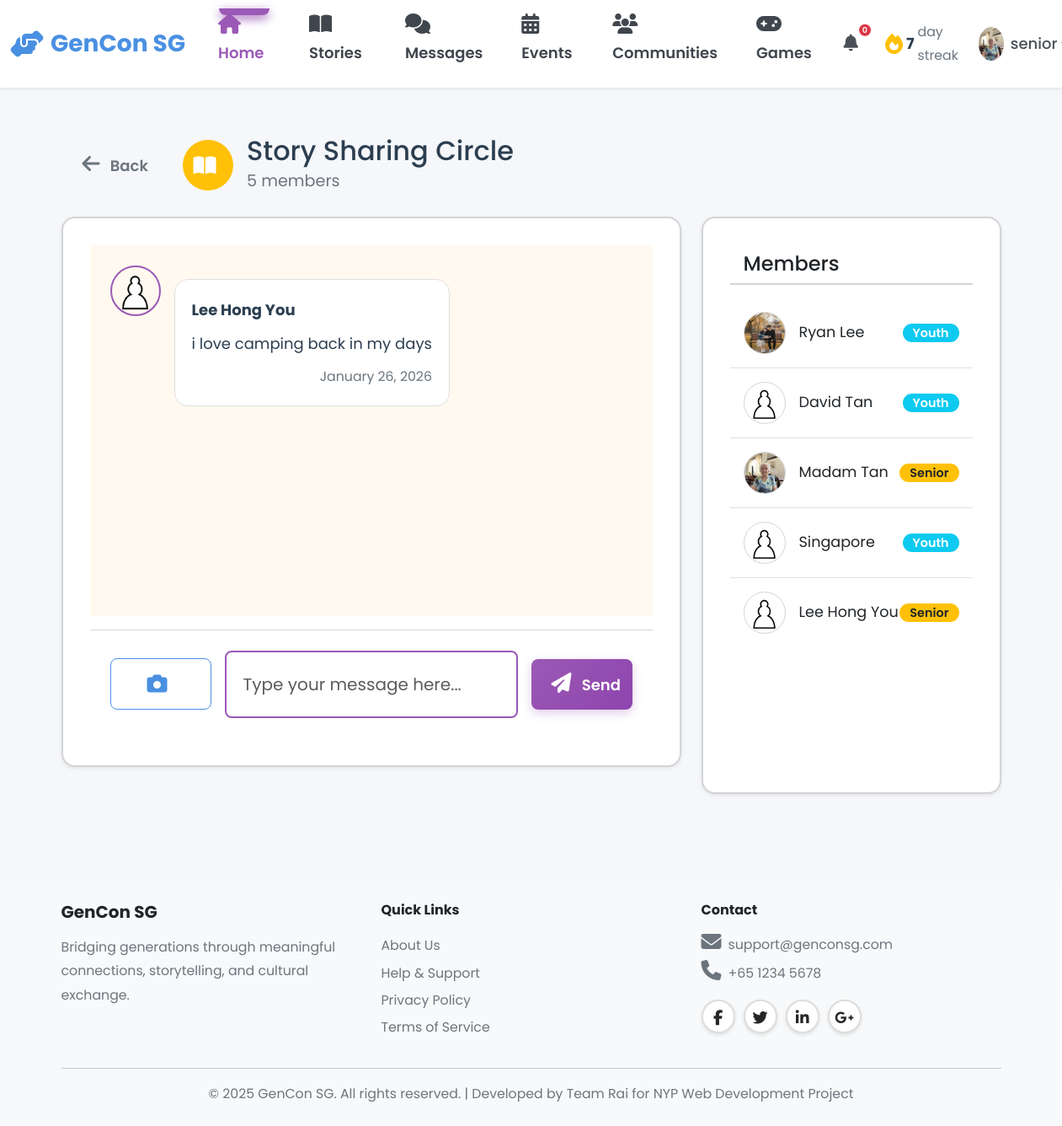
Page /senior/communities/3 (signed in) on the earlier database version.
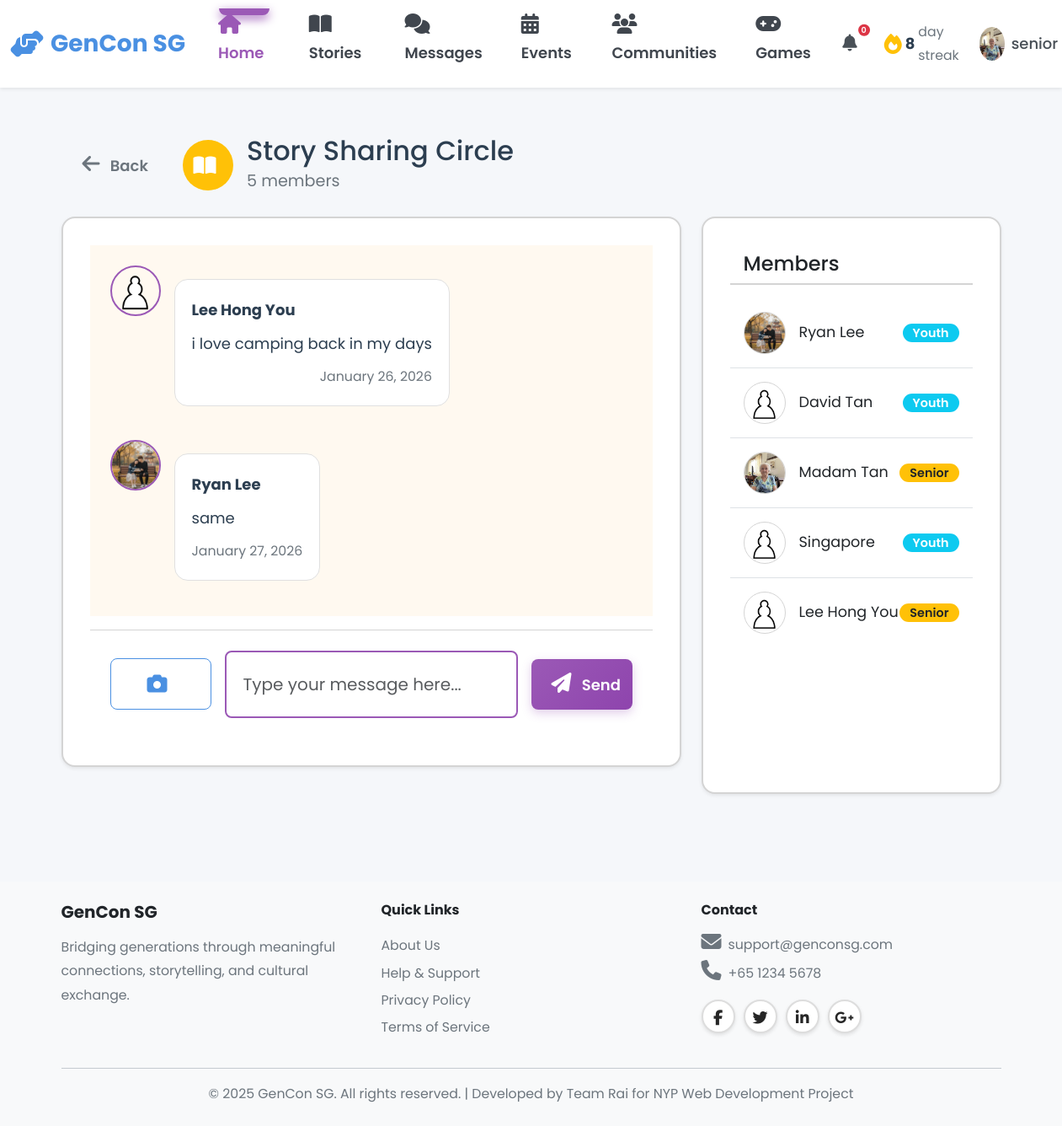
Same page on the later database version.
### models.py (models this page shows, shortened)
class CommunityPost(db.Model):
    __tablename__ = 'community_posts'
    id = db.Column(db.Integer, primary_key=True)
    community_id = db.Column(db.Integer, db.ForeignKey('communities.id'), nullable=False, index=True)
    user_id = db.Column(db.Integer, db.ForeignKey('users.id'), nullable=False, index=True)
    content = db.Column(db.Text, nullable=True)
    photo_url = db.Column(db.String(255))
    created_at = db.Column(db.DateTime, default=datetime.utcnow, nullable=False)
    community = db.relationship('Community', back_populates='posts')
    user = db.relationship('User')

class User(db.Model):
    __tablename__ = 'users'
    id = db.Column(db.Integer, primary_key=True)
    username = db.Column(db.String(80), unique=True, nullable=False, index=True)
    password_hash = db.Column(db.String(255), nullable=False)
    email = db.Column(db.String(120), unique=True, nullable=False, index=True)
    full_name = db.Column(db.String(120), nullable=False)
    phone = db.Column(db.String(20))
    age = db.Column(db.Integer, nullable=False)
    bio = db.Column(db.Text)  # User biography
    school = db.Column(db.String(255))  # School or organization for youth
    role = db.Column(db.String(20), nullable=False)  # 'senior', 'youth', or 'admin'
    elo = db.Column(db.Integer, default=1200) # Default ELO rating
    profile_picture = db.Column(db.String(255), default='images/default-avatar.png')
    disable_reason = db.Column(db.Text)
    interests_json = db.Column(db.Text)  # Stores interests as JSON array
    languages_json = db.Column(db.Text)  # Stores languages as JSON array
    accessibility_settings_json = db.Column(db.Text)  # Stores settings as JSON object
    created_at = db.Column(db.DateTime, default=datetime.utcnow, nullable=False)
    last_active = db.Column(db.DateTime, default=datetime.utcnow, nullable=False)
    is_active = db.Column(db.Boolean, default=True)
    stories = db.relationship('Story', back_populates='user', lazy='dynamic')
    sent_messages = db.relationship('Message', foreign_keys='Message.sender_id',
                                   back_populates='sender', lazy='dynamic')
    received_messages = db.relationship('Message', foreign_keys='Message.recipient_id',
                                       back_populates='recipient', lazy='dynamic')
    senior_pairs = db.relationship('Pair', foreign_keys='Pair.senior_id',
                                   back_populates='senior', lazy='dynamic')
    youth_pairs = db.relationship('Pair', foreign_keys='Pair.youth_id',
                                 back_populates='youth', lazy='dynamic')
    streak = db.relationship('Streak', back_populates='user', uselist=False)
    badges = db.relationship('Badge', back_populates='user', lazy='dynamic')
    checkins = db.relationship('Checkin', back_populates='user', lazy='dynamic')
    @property
    def interests(self):
        """Get interests as Python list from JSON string."""
        if self.interests_json:
            return json.loads(self.interests_json)
        return []
    @interests.setter
    def interests(self, value):
        """Set interests from Python list, store as JSON string."""
        self.interests_json = json.dumps(value)
    @property
    def languages(self):
        """Get languages as Python list from JSON string."""
        if self.languages_json:
            return json.loads(self.languages_json)
        return []
    @languages.setter
    def languages(self, value):
        """Set languages from Python list, store as JSON string."""
        self.languages_json = json.dumps(value)
    @property
    def accessibility_settings(self):
        """Get accessibility settings as Python dict from JSON string."""
        if self.accessibility_settings_json:
            return json.loads(self.accessibility_settings_json)
        return {}

class CommunityMember(db.Model):
    __tablename__ = 'community_members'
    id = db.Column(db.Integer, primary_key=True)
    community_id = db.Column(db.Integer, db.ForeignKey('communities.id'), nullable=False, index=True)
    user_id = db.Column(db.Integer, db.ForeignKey('users.id'), nullable=False, index=True)
    joined_at = db.Column(db.DateTime, default=datetime.utcnow, nullable=False)
    last_viewed_at = db.Column(db.DateTime, default=datetime.utcnow)
    community = db.relationship('Community', back_populates='members')
    user = db.relationship('User')
    __table_args__ = (db.UniqueConstraint('community_id', 'user_id', name='unique_community_user'),)

### blueprints/senior.py (the view)
@senior_bp.route('/communities/<int:community_id>')
@login_required
def view_community(community_id):
    community = Community.query.get_or_404(community_id)
    user_id = session['user_id']
    member = CommunityMember.query.filter_by(
        community_id=community_id,
        user_id=user_id
    ).first()
    if not member:
        flash('You must join this community to view the chat.', 'warning')
        return redirect(url_for('senior.communities'))
    member.last_viewed_at = datetime.utcnow()
    db.session.commit()
    posts = CommunityPost.query.filter_by(community_id=community_id)\
        .order_by(CommunityPost.created_at.asc()).all()
    members = community.members.all()
    return render_template('senior/community_chat.html', community=community, posts=posts, user_id=user_id, members=members)

### app.py (called while the page is built)
@app.context_processor
def inject_user():
    user_streak = 0
    if 'user_id' in session:
        from models import Streak
        streak = Streak.query.filter_by(user_id=session['user_id']).first()
        if streak:
            user_streak = streak.current_streak
    return dict(session=session, user_streak=user_streak)

@app.after_request
def add_security_headers(response):
    csp = (
        "default-src 'self'; "
        "script-src 'self' 'unsafe-inline' 'unsafe-eval' blob: https://cdn.jsdelivr.net https://cdnjs.cloudflare.com; "
        "style-src 'self' 'unsafe-inline' https://cdn.jsdelivr.net https://cdnjs.cloudflare.com https://fonts.googleapis.com; "
        "font-src 'self' https://cdnjs.cloudflare.com https://fonts.gstatic.com; "
        "img-src 'self' data: blob: https:; "
        "connect-src 'self' ws: wss: https://cdn.jsdelivr.net https://cdnjs.cloudflare.com; "
        "worker-src 'self' blob:;"
    )
    response.headers['Content-Security-Policy'] = csp
    return response

### templates/senior/community_chat.html (shortened to what the changed rows need)
{% extends "base.html" %}
{% block body_class %}senior-dashboard{% endblock %}
{% block content %}
<div class="container py-4">
    <div class="d-flex align-items-center mb-4">
        <div class="d-flex align-items-center">
            <div>
                <h1 class="h2 mb-0">{{ community.name }}</h1>
            </div>
        </div>
    </div>
    <div class="row">
        <div class="col-lg-8">
            <div class="card shadow-sm border-2" style="border-color: var(--senior-border);">
                <div class="card-body p-0">
                    <div id="chat-messages" class="p-4" style="height: 55vh; overflow-y: auto; background-color: #FFF9F0;">
                        {% for post in posts %}
                            <div class="d-flex mb-4 {% if post.user_id == user_id %}justify-content-end{% endif %}">
                                {% if post.user_id != user_id %}
                                    <a href="{{ url_for('senior.public_profile', user_id=post.user_id) }}">
                                        <img src="{{ url_for('static', filename=post.user.profile_picture|fix_pfp) }}" class="rounded-circle me-3" style="width: 60px; height: 60px; object-fit: cover; border: 2px solid var(--senior-primary);">
                                    </a>
                                {% endif %}
                                <div class="{% if post.user_id == user_id %}message-sent{% else %}message-received{% endif %}" style="max-width: 75%;">
                                    {% if post.user_id != user_id %}
                                        <a href="{{ url_for('senior.public_profile', user_id=post.user_id) }}" class="text-decoration-none" style="color: var(--senior-text);">
                                            <strong class="d-block mb-2">{{ post.user.full_name }}</strong>
                                        </a>
                                    {% endif %}
                                    {% if post.content %}
                                        <p class="mb-1">{{ post.content }}</p>
                                    {% endif %}
                                    <small class="d-block mt-2 text-muted text-end">
                                        {{ post.created_at|timeago }}
                                    </small>
                                </div>
                            </div>
                        {% endfor %}
                    </div>
                </div>
            </div>
        </div>
        <div class="col-lg-4 d-none d-lg-block">
            <div class="card shadow-sm h-100 border-2" style="border-color: var(--senior-border);">
                <div class="card-body p-0" style="max-height: 70vh; overflow-y: auto;">
                    <ul class="list-group list-group-flush">
                        {% for member in members %}
                            <li class="list-group-item d-flex align-items-center p-3">
                                <a href="{{ url_for('senior.public_profile', user_id=member.user_id) }}" class="d-flex align-items-center text-decoration-none text-dark w-100">
                                    <img src="{{ url_for('static', filename=member.user.profile_picture|fix_pfp) }}" class="rounded-circle me-3" style="width: 50px; height: 50px; object-fit: cover; border: 1px solid var(--senior-border);">
                                    <span style="font-size: 1.1rem;">{{ member.user.full_name }}</span>
                                </a>
                                {% if member.user.role == 'senior' %}
                                    <span class="badge bg-warning text-dark ms-auto" style="font-size: 0.9rem;">Senior</span>
                                {% else %}
                                    <span class="badge bg-info text-white ms-auto" style="font-size: 0.9rem;">Youth</span>
                                {% endif %}
                            </li>
                        {% endfor %}
                    </ul>
                </div>
            </div>
        </div>
    </div>
</div>
{% endblock %}

Differences in the rows shown:
added CommunityPost: profile_picture (picture), user.full_name "Ryan Lee", content "same", created_at "January 27, 2026"
Other differences:
{{ user_streak|default(0) }}: "7" → "8"
